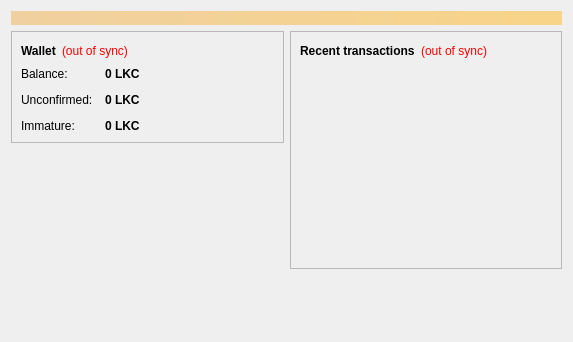
<?xml version="1.0" encoding="UTF-8"?>
<ui version="4.0">
 <class>OverviewPage</class>
 <widget class="QWidget" name="OverviewPage">
  <property name="geometry">
   <rect>
    <x>0</x>
    <y>0</y>
    <width>573</width>
    <height>342</height>
   </rect>
  </property>
  <property name="windowTitle">
   <string>Form</string>
  </property>
  <layout class="QVBoxLayout" name="topLayout">
   <item>
    <widget class="QLabel" name="labelAlerts">
     <property name="visible">
      <bool>false</bool>
     </property>
     <property name="styleSheet">
      <string notr="true">background-color: qlineargradient(x1: 0, y1: 0, x2: 1, y2: 0, stop:0 #F0D0A0, stop:1 #F8D488); color:#000000;</string>
     </property>
     <property name="wordWrap">
      <bool>true</bool>
     </property>
     <property name="margin">
      <number>3</number>
     </property>
    </widget>
   </item>
   <item>
    <layout class="QHBoxLayout" name="horizontalLayout" stretch="1,1">
     <item>
      <layout class="QVBoxLayout" name="verticalLayout_2">
       <item>
        <widget class="QFrame" name="frame">
         <property name="frameShape">
          <enum>QFrame::StyledPanel</enum>
         </property>
         <property name="frameShadow">
          <enum>QFrame::Raised</enum>
         </property>
         <layout class="QVBoxLayout" name="verticalLayout_4">
          <item>
           <layout class="QHBoxLayout" name="horizontalLayout_4">
            <item>
             <widget class="QLabel" name="label_5">
              <property name="font">
               <font>
                <weight>75</weight>
                <bold>true</bold>
               </font>
              </property>
              <property name="text">
               <string>Wallet</string>
              </property>
             </widget>
            </item>
            <item>
             <widget class="QLabel" name="labelWalletStatus">
              <property name="toolTip">
               <string>The displayed information may be out of date. Your wallet automatically synchronizes with the LinkedCoin network after a connection is established, but this process has not completed yet.</string>
              </property>
              <property name="styleSheet">
               <string notr="true">QLabel { color: red; }</string>
              </property>
              <property name="text">
               <string notr="true">(out of sync)</string>
              </property>
              <property name="alignment">
               <set>Qt::AlignLeading|Qt::AlignLeft|Qt::AlignVCenter</set>
              </property>
             </widget>
            </item>
            <item>
             <spacer name="horizontalSpacer_2">
              <property name="orientation">
               <enum>Qt::Horizontal</enum>
              </property>
              <property name="sizeHint" stdset="0">
               <size>
                <width>40</width>
                <height>20</height>
               </size>
              </property>
             </spacer>
            </item>
           </layout>
          </item>
          <item>
           <layout class="QFormLayout" name="formLayout_2">
            <property name="fieldGrowthPolicy">
             <enum>QFormLayout::AllNonFixedFieldsGrow</enum>
            </property>
            <property name="horizontalSpacing">
             <number>12</number>
            </property>
            <property name="verticalSpacing">
             <number>12</number>
            </property>
            <item row="0" column="0">
             <widget class="QLabel" name="label">
              <property name="text">
               <string>Balance:</string>
              </property>
             </widget>
            </item>
            <item row="0" column="1">
             <widget class="QLabel" name="labelBalance">
              <property name="font">
               <font>
                <weight>75</weight>
                <bold>true</bold>
               </font>
              </property>
              <property name="cursor">
               <cursorShape>IBeamCursor</cursorShape>
              </property>
              <property name="toolTip">
               <string>Your current balance</string>
              </property>
              <property name="text">
               <string notr="true">0 LKC</string>
              </property>
              <property name="textInteractionFlags">
               <set>Qt::LinksAccessibleByMouse|Qt::TextSelectableByKeyboard|Qt::TextSelectableByMouse</set>
              </property>
             </widget>
            </item>
            <item row="1" column="0">
             <widget class="QLabel" name="label_3">
              <property name="text">
               <string>Unconfirmed:</string>
              </property>
             </widget>
            </item>
            <item row="1" column="1">
             <widget class="QLabel" name="labelUnconfirmed">
              <property name="font">
               <font>
                <weight>75</weight>
                <bold>true</bold>
               </font>
              </property>
              <property name="cursor">
               <cursorShape>IBeamCursor</cursorShape>
              </property>
              <property name="toolTip">
               <string>Total of transactions that have yet to be confirmed, and do not yet count toward the current balance</string>
              </property>
              <property name="text">
               <string notr="true">0 LKC</string>
              </property>
              <property name="textInteractionFlags">
               <set>Qt::LinksAccessibleByMouse|Qt::TextSelectableByKeyboard|Qt::TextSelectableByMouse</set>
              </property>
             </widget>
            </item>
            <item row="2" column="0">
             <widget class="QLabel" name="labelImmatureText">
              <property name="text">
               <string>Immature:</string>
              </property>
             </widget>
            </item>
            <item row="2" column="1">
             <widget class="QLabel" name="labelImmature">
              <property name="font">
               <font>
                <weight>75</weight>
                <bold>true</bold>
               </font>
              </property>
              <property name="toolTip">
               <string>Mined balance that has not yet matured</string>
              </property>
              <property name="text">
               <string notr="true">0 LKC</string>
              </property>
              <property name="textInteractionFlags">
               <set>Qt::LinksAccessibleByMouse|Qt::TextSelectableByKeyboard|Qt::TextSelectableByMouse</set>
              </property>
             </widget>
            </item>
           </layout>
          </item>
         </layout>
        </widget>
       </item>
       <item>
        <spacer name="verticalSpacer">
         <property name="orientation">
          <enum>Qt::Vertical</enum>
         </property>
         <property name="sizeHint" stdset="0">
          <size>
           <width>20</width>
           <height>40</height>
          </size>
         </property>
        </spacer>
       </item>
      </layout>
     </item>
     <item>
      <layout class="QVBoxLayout" name="verticalLayout_3">
       <item>
        <widget class="QFrame" name="frame_2">
         <property name="frameShape">
          <enum>QFrame::StyledPanel</enum>
         </property>
         <property name="frameShadow">
          <enum>QFrame::Raised</enum>
         </property>
         <layout class="QVBoxLayout" name="verticalLayout">
          <item>
           <layout class="QHBoxLayout" name="horizontalLayout_2">
            <item>
             <widget class="QLabel" name="label_4">
              <property name="text">
               <string>&lt;b&gt;Recent transactions&lt;/b&gt;</string>
              </property>
             </widget>
            </item>
            <item>
             <widget class="QLabel" name="labelTransactionsStatus">
              <property name="toolTip">
               <string>The displayed information may be out of date. Your wallet automatically synchronizes with the LinkedCoin network after a connection is established, but this process has not completed yet.</string>
              </property>
              <property name="styleSheet">
               <string notr="true">QLabel { color: red; }</string>
              </property>
              <property name="text">
               <string notr="true">(out of sync)</string>
              </property>
              <property name="alignment">
               <set>Qt::AlignRight|Qt::AlignTrailing|Qt::AlignVCenter</set>
              </property>
             </widget>
            </item>
            <item>
             <spacer name="horizontalSpacer">
              <property name="orientation">
               <enum>Qt::Horizontal</enum>
              </property>
              <property name="sizeHint" stdset="0">
               <size>
                <width>40</width>
                <height>20</height>
               </size>
              </property>
             </spacer>
            </item>
           </layout>
          </item>
          <item>
           <widget class="QListView" name="listTransactions">
            <property name="styleSheet">
             <string notr="true">QListView { background: transparent; }</string>
            </property>
            <property name="frameShape">
             <enum>QFrame::NoFrame</enum>
            </property>
            <property name="verticalScrollBarPolicy">
             <enum>Qt::ScrollBarAlwaysOff</enum>
            </property>
            <property name="horizontalScrollBarPolicy">
             <enum>Qt::ScrollBarAlwaysOff</enum>
            </property>
            <property name="selectionMode">
             <enum>QAbstractItemView::NoSelection</enum>
            </property>
           </widget>
          </item>
         </layout>
        </widget>
       </item>
       <item>
        <spacer name="verticalSpacer_2">
         <property name="orientation">
          <enum>Qt::Vertical</enum>
         </property>
         <property name="sizeHint" stdset="0">
          <size>
           <width>20</width>
           <height>40</height>
          </size>
         </property>
        </spacer>
       </item>
      </layout>
     </item>
    </layout>
   </item>
  </layout>
 </widget>
 <resources/>
 <connections/>
</ui>
